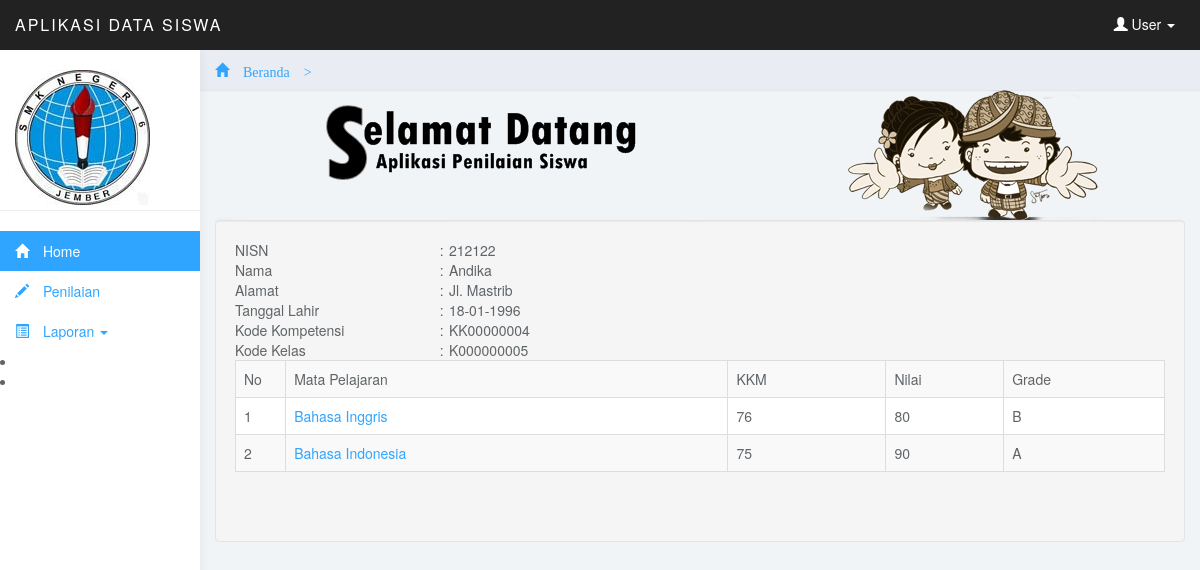
/admin/menu.php?page=nilaidetail&Kode=212122&kelas=10&kompetensi=KK00000004 (signed in), run on the app's committed database.
### tables this page shows
CREATE TABLE IF NOT EXISTS `tb_siswa` (
  `siswa_nisn` char(15) NOT NULL,
  `wali_id` char(10) NOT NULL,
  `kompetensi_kode` char(10) NOT NULL,
  `siswa_nama` varchar(30) NOT NULL,
  `siswa_alamat` varchar(50) NOT NULL,
  `siswa_tgllahir` varchar(100) NOT NULL,
  `siswa_foto` varchar(100) NOT NULL,
  `kode_kelas` varchar(10) NOT NULL,
  `password` varchar(15) NOT NULL,
  PRIMARY KEY (`siswa_nisn`)
);

CREATE TABLE IF NOT EXISTS `tb_standarkompetensi` (
  `sk_kode` char(10) NOT NULL,
  `guru_kode` char(10) NOT NULL,
  `kompetensi_kode` char(10) NOT NULL,
  `sk_nama` varchar(60) NOT NULL,
  `kelas` varchar(10) NOT NULL,
  `kkm` varchar(3) NOT NULL,
  PRIMARY KEY (`sk_kode`)
);

CREATE TABLE IF NOT EXISTS `tb_nilai` (
  `siswa_nisn` char(15) NOT NULL,
  `sk_kode` char(10) NOT NULL,
  `nilai_angka` float NOT NULL,
  `nilai_huruf` varchar(1) NOT NULL
);

### admin/Data/Nilai/nilai_detail.php (the view, shortened to what this page needs)
<div class="well">
<?php $Kode=$_GET['Kode']; $kelas=$_GET['kelas']; $kompetensi=$_GET['kompetensi'];
$sql=mysql_query("select * from tb_siswa siswa where siswa_nisn='$Kode'") or die (mysql_error());
$tampil=mysql_fetch_array($sql);?>
<table width="653" border="0">
  <tr>
    <td width="199">NISN</td>
    <td width="9">:</td>
    <td width="221"><?php echo $tampil['siswa_nisn'] ?></td>
    <td width="206">&nbsp;</td>
  </tr>
  <tr>
    <td>Nama</td>
    <td>:</td>
    <td><?php echo $tampil['siswa_nama'] ?></td>
    <td>&nbsp;</td>
  </tr>
  <tr>
    <td>Alamat</td>
    <td>:</td>
    <td><?php echo $tampil['siswa_alamat'] ?></td>
    <td>&nbsp;</td>
  </tr>
  <tr>
    <td>Tanggal Lahir </td>
    <td>:</td>
    <td><?php echo $tampil['siswa_tgllahir'] ?></td>
    <td>&nbsp;</td>
  </tr>
  <tr>
    <td>Kode Kompetensi </td>
    <td>:</td>
    <td><?php echo $tampil['kompetensi_kode'] ?></td>
    <td>&nbsp;</td>
  </tr>
  <tr>
    <td>Kode Kelas </td>
    <td>:</td>
    <td><?php echo $tampil['kode_kelas'] ?></td>
    <td>&nbsp;</td>
  </tr>
</table>
<table width="654" border="0" class="table table-bordered table-striped">
  <tr>
    <td width="20">No</td>
    <td width="308">Mata Pelajaran </td>
    <td width="110">KKM</td>
    <td width="82">Nilai</td>
    <td width="112">Grade</td>
  </tr><?php if($_SESSION['level']<>"Admin"){ ?>
  <?php $sql1=mysql_query("select tb_standarkompetensi.* from tb_standarkompetensi where kompetensi_kode='$kompetensi' and kelas='$kelas' and guru_kode='".$_SESSION['Kode_Pengguna']."'  ") or die (mysql_error());
     }else{
	$sql1=mysql_query("select tb_standarkompetensi.* from tb_standarkompetensi where kompetensi_kode='$kompetensi' and kelas='$kelas'") or die (mysql_error());
	}$no=1;
   while($tamp=mysql_fetch_array($sql1)){ ?>
  <tr>
    <td><?php echo $no ?></td>
    <td><a href="?page=nilaiadd&Kode=<?php echo $tampil['siswa_nisn'] ?>&skkode=<?php echo $tamp['sk_kode'] ?>&kelas=<?php echo $_GET['kelas'] ?>&kompetensi=<?php echo $_GET['kompetensi'] ?>"><?php echo $tamp['sk_nama']; ?></a></td>
    <td><?php echo $tamp['kkm']; ?></td>
	<?php $sk_kode1=$tamp['sk_kode']; $sql2=mysql_query("select tb_nilai.* from tb_nilai where   tb_nilai.sk_kode='$sk_kode1' and tb_nilai.siswa_nisn='$Kode'") or die (mysql_error());
	$ni=mysql_fetch_array($sql2); ?>
    <td><?php if(strval($ni['nilai_angka'])>strval($tamp['kkm'])){ echo $ni['nilai_angka']; }else{ ?> <font color="#FF0000"><?php echo $ni['nilai_angka']; ?></font><?php } ?></td>
    <td><?php echo $ni['nilai_huruf']; ?></td>
  </tr><?php  $no++;}  ?>
</table>
<p>&nbsp;</p>
</div>

### admin/css/styles.css (style rules this page uses)
body { background: #f1f4f7; padding-top: 50px; color: #5f6468; }
p { color: #777; }
a, a:hover, a:focus { color: #30a5ff; }
.table { background: #fff; }

### data on the page
tb_siswa: siswa_nisn "212122", siswa_nama "Andika", siswa_alamat "Jl. Mastrib", siswa_tgllahir "18-01-1996", kompetensi_kode "KK00000004", kode_kelas "K000000005"
tb_standarkompetensi: sk_nama "Bahasa Inggris", kkm "76", tb_nilai.nilai_angka "80", tb_nilai.nilai_huruf "B"
tb_standarkompetensi: sk_nama "Bahasa Indonesia", kkm "75", tb_nilai.nilai_angka "90", tb_nilai.nilai_huruf "A"
